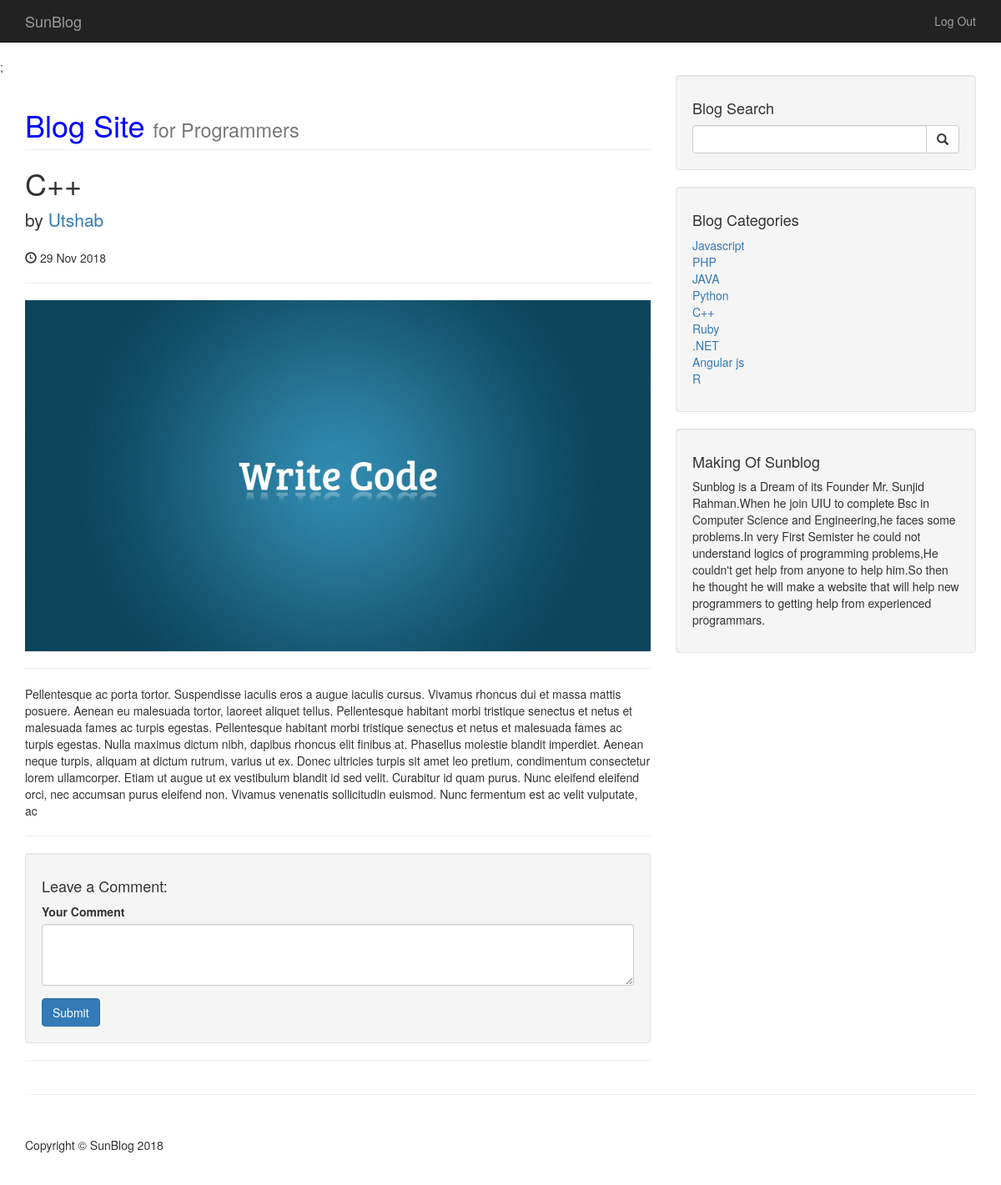
Screenshot of /post.php?p_id=9 with the database file from the repository.
### tables this page shows
CREATE TABLE `posts` (
  `post_id` int(3) NOT NULL,
  `post_category_id` int(3) NOT NULL,
  `post_title` varchar(255) NOT NULL,
  `post_author` varchar(255) NOT NULL,
  `post_date` date NOT NULL,
  `post_image` text NOT NULL,
  `post_content` text NOT NULL,
  `post_tags` varchar(255) NOT NULL,
  `post_comment_count` int(11) NOT NULL,
  `post_status` varchar(255) NOT NULL DEFAULT 'draft'
);

CREATE TABLE `categories` (
  `cat_id` int(3) NOT NULL,
  `cat_title` varchar(255) NOT NULL
);

### post.php (the view, shortened to what this page needs)
<?php include "includes/header.php" ;?>
<?php include "includes/db.php" ;?>
    <?php include "includes/navigation.php" ?>;
    <div class="container">
        <div class="row">
            <div class="col-md-8">
                <?php
                        if(isset($_GET['p_id'])){
                            $post_id=$_GET['p_id'];
                        }
                        $query="SELECT *,DATE_FORMAT(post_date,'%d %b %Y') AS df FROM posts WHERE post_id=$post_id ORDER BY post_date ";
                        $select_all_posts_query=mysqli_query($connection,$query);
                        while($row=mysqli_fetch_assoc($select_all_posts_query)){
                            $post_title=$row['post_title'];
                            $post_author=$row['post_author'];
                            $post_image=$row['post_image'];
                            $post_content=$row['post_content'];
                            $post_d=$row['df'];
                     ?>
                            <h1 class="page-header" style="color:blue">
                        Blog Site
                      <small>for Programmers</small>
                    </h1>
                    <h2>
                        <h1><?php echo $post_title?></h1>
                    </h2>
                    <p class="lead">
                        by <a href="index.php"><?php echo $post_author?></a>
                    </p>
                    <p><span class="glyphicon glyphicon-time"></span> <?php echo $post_d?></p>
                    <hr>
                    <img class="img-responsive" src="images/<?php echo $post_image?>" alt="">
                    <hr>
                    <p><?php echo $post_content?></p>
                    <hr>
                     <?php } ?>
                <div class="well">
                    <h4>Leave a Comment:</h4>
                    <form action="" method="post" role="form">
                        <div class="form-group">
                            <label for="comment">Your Comment</label>
                            <textarea name="comment_content" class="form-control" rows="3"></textarea>
                        </div>
                        <button type="submit" name="create_comment" class="btn btn-primary">Submit</button>
                    </form>
                </div>
                <hr>
            </div>
            <?php include "includes/home_sidebar.php"; ?>
        </div>
        <hr>
       <?php include "includes/footer.php"; ?>

### includes/home_sidebar.php
<div class="col-md-4">
                <div class="well">
                    <h4>Blog Search</h4>
                    <form action="search.php" method="post">
                    <div class="input-group">
                        <input name="search" type="text" class="form-control">
                        <span class="input-group-btn">
                            <button name="submit" class="btn btn-default" type="submit">
                                <span class="glyphicon glyphicon-search"></span>
                        </button>
                        </span>
                    </div>
                    </form>
                </div>
                <div class="well">
                    <?php
                        $query="SELECT * FROM categories";
                        $select_categories_sidebar=mysqli_query($connection,$query);
                    ?>
                    <h4>Blog Categories</h4>
                    <div class="row">
                        <div class="col-lg-12">
                            <ul class="list-unstyled">
                                <?php
                                while($row=mysqli_fetch_assoc($select_categories_sidebar)){
                                    $cat_title=$row['cat_title'];
                                    $cat_id=$row['cat_id'];
                                    echo "<li><a href='category.php?category=$cat_id'>{$cat_title}</a></li>";
                                }
                                ?>
                            </ul>
                        </div>
                    </div>
                </div>
               <?php include "widget.php";?>
            </div>

### css/blog-home.css (style rules this page uses)
body { padding-top: 70px; }

### rows the page displays
posts: post_title "C++", post_author "Utshab", post_d "29 Nov 2018", post_image (picture), post_content "Pellentesque ac porta tortor. Suspendisse iaculis eros a augue iaculis cursus. Vivamus rhoncus dui et massa mattis posuere. Aenean eu malesuada tortor, laoreet aliquet tellus. Pellentesque habitant morbi tristique senectus et netus et malesuada fames ac turpis egestas. Pellentesque habitant morbi tristique senectus et netus et malesuada fames ac turpis egestas. Nulla maximus dictum nibh, dapibus rhoncus elit finibus at. Phasellus molestie blandit imperdiet. Aenean neque turpis, aliquam at dictum rutrum, varius ut ex. Donec ultricies turpis sit amet leo pretium, condimentum consectetur lorem ullamcorper. Etiam ut augue ut ex vestibulum blandit id sed velit. Curabitur id quam purus. Nunc…"
categories: cat_title "Javascript"
categories: cat_title "PHP"
categories: cat_title "JAVA"
categories: cat_title "Python"
categories: cat_title "C++"
categories: cat_title "Ruby"
categories: cat_title ".NET"
categories: cat_title "Angular js"
categories: cat_title "R"
